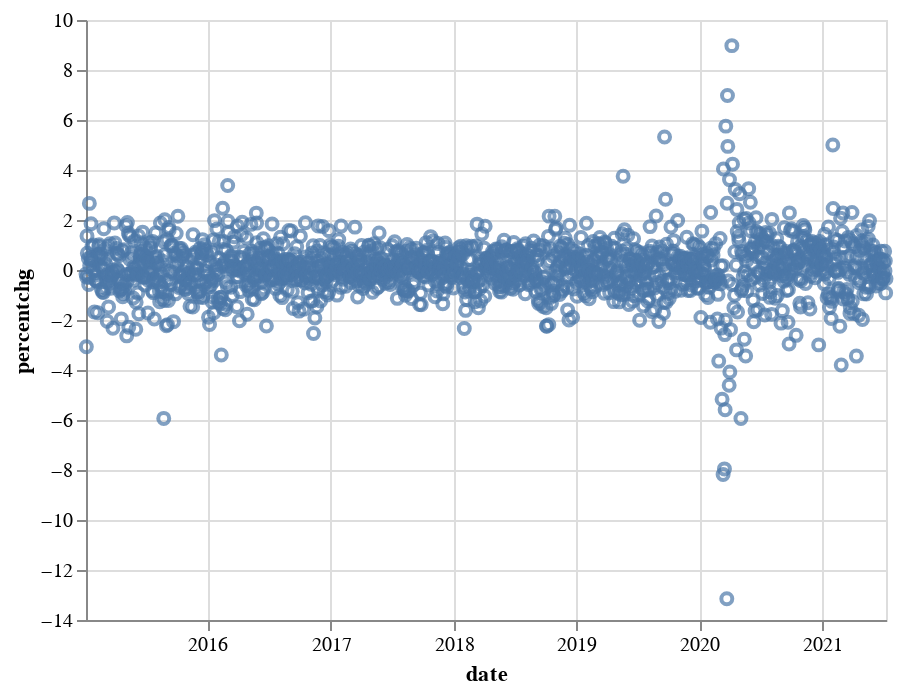

The notebook cell this image was saved under:
### Code cell
alt.Chart(altdata_closepercentchg2).mark_point().encode(
    x='date',
    y='percentchg'
)

### Figure 1 — Vega-Lite specification as saved in the notebook (floating-point values rounded to 4 significant figures; data arrays with more than 128 entries replaced by an {"elided": "..."} marker saying what was removed)
{"config": {"view": {"continuousWidth": 400, "continuousHeight": 300}}, "data": {"name": "data-0b84e5580f9c1990fd3767b0f457b378"}, "mark": "point", "encoding": {"x": {"field": "date", "type": "temporal"}, "y": {"field": "percentchg", "type": "quantitative"}}, "$schema": "https://vega.github.io/schema/vega-lite/v4.17.0.json", "datasets": {"data-0b84e5580f9c1990fd3767b0f457b378": {"elided": "1601 records"}}}
